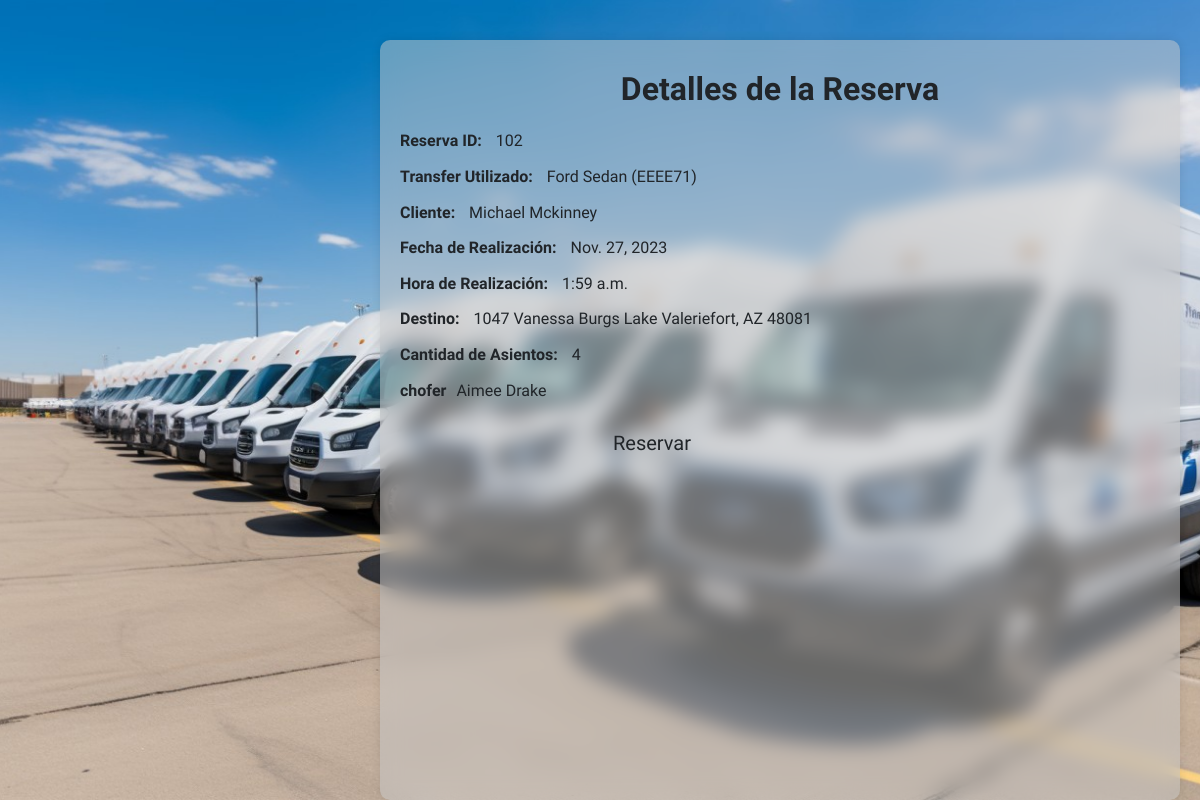
The page /reserva/102/ on the database its author committed.
### app/models.py (models this page shows, shortened)
class Reserva(models.Model):
    id_reserva = models.AutoField(primary_key=True)
    transfer_utilizado = models.ForeignKey(transfer, on_delete=models.CASCADE, null=True, blank=True)
    cliente_rut = models.ForeignKey(Cliente, on_delete=models.CASCADE, null=True, blank=True)
    fecha_realizacion = models.DateField()
    hora_realizacion = models.TimeField()
    destino = models.CharField(max_length=200)
    cantidad_asientos = models.IntegerField()

class transfer(models.Model):
    patente = models.CharField(max_length=20, primary_key=True)
    marca = models.CharField(max_length=100)
    modelo = models.CharField(max_length=100)
    capacidad = models.IntegerField()
    disponible = models.BooleanField(default=True)
    empresa = models.ForeignKey('EmpresaTransfer', on_delete=models.CASCADE)
    conductor = models.ForeignKey('chofer', on_delete=models.SET_NULL, null=True, blank=True)
    foto = models.ImageField(upload_to='static/img/', null=True, blank=True)
    def __str__(self):
        return f"{self.marca} {self.modelo} ({self.patente})"

class Cliente(models.Model):
    rut = models.CharField(max_length=12, primary_key=True)
    nombre = models.CharField(max_length=100)
    correo = models.EmailField(max_length=254)
    telefono = models.CharField(max_length=20)

class Chofer(models.Model):
    rut = models.CharField(max_length=12, primary_key=True)
    usuario = models.CharField(max_length=150, unique=True)
    contrasenna = models.CharField(max_length=128)
    nombre = models.CharField(max_length=100)
    apellido = models.CharField(max_length=100)
    telefono = models.CharField(max_length=20)
    correo = models.EmailField(max_length=254)
    horario_entrada = models.TimeField()
    horario_salida = models.TimeField()

### app/views.py (the view)
# urls.py: path('reserva/<int:reserva_id>/', views.reserva, name='reserva'),
def reserva(request, reserva_id):
    reserva = get_object_or_404(Reserva, id_reserva=reserva_id)
    chofer_del_transfer = reserva.transfer_utilizado.conductor
    return render(request, 'reserva.html', {'reserva': reserva, 'chofer_del_transfer': chofer_del_transfer})

### app/templates/reserva.html (shortened to what this page needs)
{% load static %}
<!DOCTYPE html>
<html lang="en">
<head>
    <link rel="stylesheet" href="{% static 'css/bootstrap.min.css' %}">
    <link rel="stylesheet" href="{% static 'css/reserva.css' %}">
</head>
<body>
    <div id="carouselExampleIndicators" class="carousel slide" data-bs-ride="carousel">
        <div class="carousel-inner">
            <div class="carousel-item active">
                <img src="{% static 'img/slide1.jpg' %}" class="d-block w-100" alt="...">
            </div>
        </div>
    </div>
    <div class="custom-square">
        <h1>Detalles de la Reserva</h1>
        <div class="reserva-details">
            <p><strong>Reserva ID:</strong> {{ reserva.id_reserva }}</p>
            <p><strong>Transfer Utilizado:</strong> {{ reserva.transfer_utilizado }}</p>
            <p><strong>Cliente:</strong> {{ reserva.cliente_rut.nombre }}</p>
            <p><strong>Fecha de Realización:</strong> {{ reserva.fecha_realizacion }}</p>
            <p><strong>Hora de Realización:</strong> {{ reserva.hora_realizacion }}</p>
            <p><strong>Destino:</strong> {{ reserva.destino }}</p>
            <p><strong>Cantidad de Asientos:</strong> {{ reserva.cantidad_asientos }}</p>
            <p><strong>chofer</strong>{{ chofer_del_transfer.nombre }} {{chofer_del_transfer.apellido}}</p>
        </div>
        <div class="row justify-content-center mt-3 mb-5">
            <div class="col-lg-6 col-12">
                <a href="{% url 'inicio' %}" class="btn btn-custom btn-lg btn-block">Reservar</a>
            </div>
        </div>
    </div>
</body>
</html>

### static/css/reserva.css (style rules this page uses)
body, html { height: 100%; margin: 0; }
h1, h3 { font-family: "Raleway", sans-serif; font-optical-sizing: auto; font-weight: 550; font-style: normal; }
#carouselExampleIndicators { width: 100%; height: 100vh; overflow: auto; position: relative; }
.carousel-inner { width: 100%; height: 100%; }
.carousel-item { height: 100%; }
.carousel-item img { width: 100%; height: 100%; object-fit: cover; }
.custom-square h1 { margin-top: 10px; }
.custom-square { max-width: 800px; margin: 20px auto; padding: 20px; border-radius: 10px; box-shadow: 0 0 10px rgba(0,0,0,0.1); font-family: 'Raleway', sans-serif; }
.custom-square h1 { text-align: center; font-size: 2rem; margin-bottom: 20px; }
.reserva-details { margin-top: 20px; }
.reserva-details p { margin-bottom: 10px; line-height: 1.6; }
.reserva-details strong { font-weight: bold; margin-right: 10px; }

### rows shown on the page
Reserva: id_reserva "102", transfer_utilizado "Ford Sedan (EEEE71)", cliente_rut.nombre "Michael Mckinney", fecha_realizacion "Nov. 27, 2023", hora_realizacion "1:59 a.m.", destino "1047 Vanessa Burgs Lake Valeriefort, AZ 48081", cantidad_asientos "4"
Chofer: nombre "Aimee", apellido "Drake"
